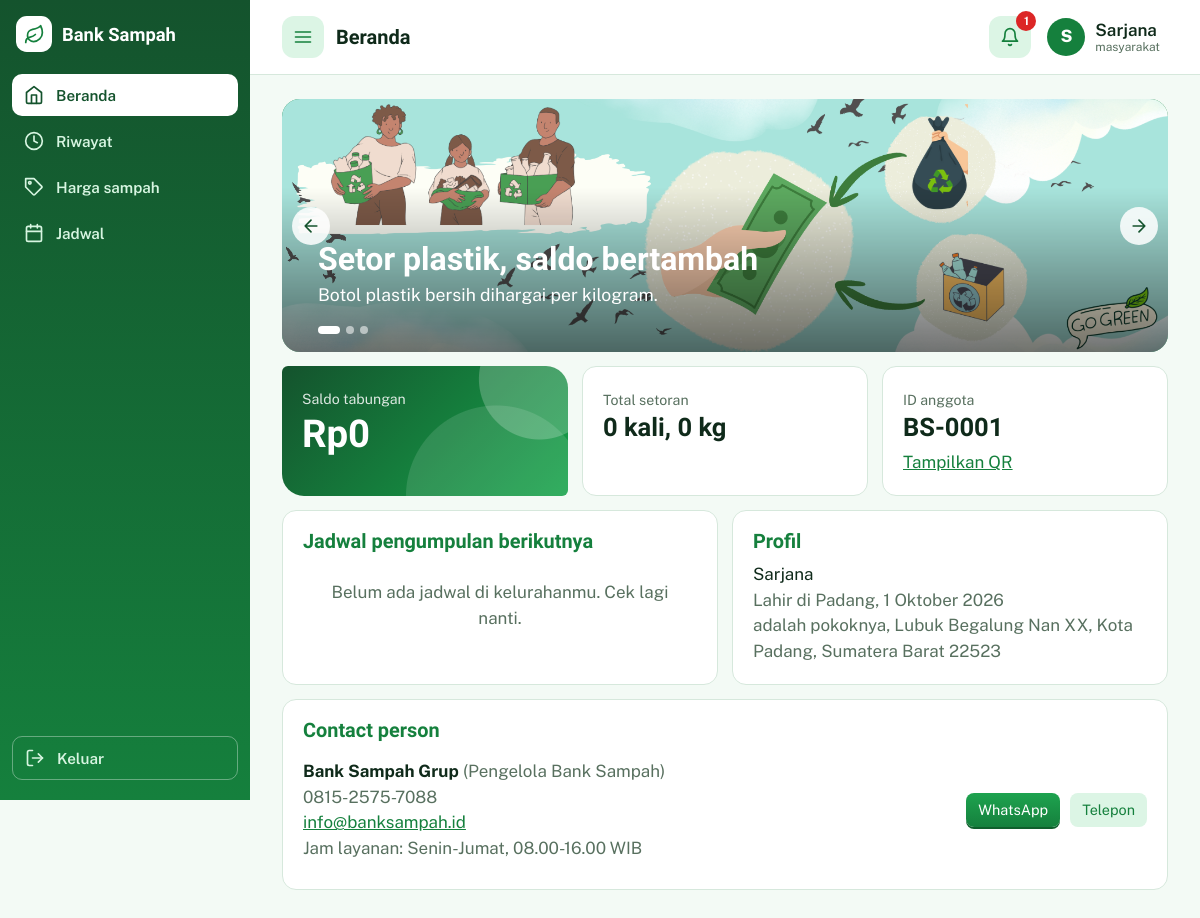
The page /beranda.php (signed in) on the database its author committed.
### tables this page shows
CREATE TABLE `users` (
  `id_user` int(11) NOT NULL,
  `username` varchar(50) NOT NULL,
  `password_hash` varchar(255) NOT NULL,
  `role` enum('masyarakat','petugas') NOT NULL DEFAULT 'masyarakat',
  `nama_lengkap` varchar(100) NOT NULL,
  `tempat_lahir` varchar(50) NOT NULL,
  `tanggal_lahir` date NOT NULL,
  `provinsi` varchar(50) NOT NULL,
  `kabupaten_kota` varchar(50) NOT NULL,
  `kecamatan` varchar(80) NOT NULL DEFAULT '',
  `kelurahan` varchar(50) NOT NULL,
  `detail_alamat` varchar(255) NOT NULL,
  `kode_pos` char(5) NOT NULL,
  `foto` varchar(255) DEFAULT NULL,
  `created_at` timestamp NOT NULL DEFAULT current_timestamp()
);

CREATE TABLE `iklan` (
  `id_iklan` int(11) NOT NULL,
  `judul` varchar(100) NOT NULL,
  `teks` varchar(255) DEFAULT NULL,
  `gambar` varchar(255) DEFAULT NULL,
  `urutan` int(11) NOT NULL DEFAULT 0,
  `aktif` tinyint(1) NOT NULL DEFAULT 1,
  `created_at` timestamp NOT NULL DEFAULT current_timestamp()
);

### beranda.php (the view)
<?php
require __DIR__ . '/inc/lib.php';
$u = need('masyarakat');
$id = (int)$u['id_user'];
$s = $pdo->prepare('SELECT COUNT(*) FROM setoran WHERE id_masyarakat=?');
$s->execute([$id]);
$jml = (int)$s->fetchColumn();
$s = $pdo->prepare('SELECT COALESCE(SUM(d.berat_kg),0) FROM detail_setoran d JOIN setoran s ON s.id_setoran=d.id_setoran WHERE s.id_masyarakat=?');
$s->execute([$id]);
$kg = (float)$s->fetchColumn();
$s = $pdo->prepare('SELECT * FROM jadwal_pengumpulan WHERE provinsi=? AND kabupaten_kota=? AND kelurahan=? AND tanggal>=CURDATE() ORDER BY tanggal, jam_mulai LIMIT 1');
$s->execute([$u['provinsi'], $u['kabupaten_kota'], $u['kelurahan']]);
$nj = $s->fetch();
$ads = $pdo->query('SELECT * FROM iklan WHERE aktif=1 ORDER BY urutan, id_iklan')->fetchAll();
$bg = ['linear-gradient(135deg,#14532d,#22c55e)', 'linear-gradient(135deg,#166534,#4ade80)', 'linear-gradient(135deg,#065f46,#10b981)'];
$kontak = [
    [
        'nama'  => 'Bank Sampah Grup',
        'peran' => 'Pengelola Bank Sampah',
        'telp'  => '0815-2575-7088',
        'email' => 'info@banksampah.id',
        'jam'   => 'Senin-Jumat, 08.00-16.00 WIB',
    ],
];
layout_top('Beranda', 'beranda', $u);
?>
<?php if ($ads): ?>
<div class="ads" id="ads" role="region" aria-roledescription="carousel" aria-label="Pengumuman">
  <div class="ads-t">
  <?php foreach ($ads as $i => $a):
      $img = $a['gambar'] ? "url('uploads/iklan/" . rawurlencode($a['gambar']) . "') center/cover" : $bg[$i % 3]; ?>
    <div class="ad" style="background:linear-gradient(0deg,rgba(0,0,0,.55),rgba(0,0,0,0) 65%),<?= e($img) ?>">
      <h3><?= e($a['judul']) ?></h3><p><?= e($a['teks']) ?></p>
    </div>
  <?php endforeach; ?>
  </div>
  <button class="ads-b p" data-d="-1" aria-label="Iklan sebelumnya"><?= ic('back') ?></button>
  <button class="ads-b n" data-d="1" aria-label="Iklan berikutnya"><?= ic('back') ?></button>
  <div class="dots"><?php foreach ($ads as $i => $a): ?><button class="dot<?= $i === 0 ? ' on' : '' ?>" aria-label="Iklan <?= $i + 1 ?>"></button><?php endforeach; ?></div>
</div>
<?php endif; ?>
<div class="grid">
  <div class="card saldo"><small>Saldo tabungan</small><h2><?= rp($u['saldo']) ?></h2></div>
  <div class="card"><small class="mut">Total setoran</small><h2><?= $jml ?> kali, <?= rtrim(rtrim(number_format($kg, 2, ',', '.'), '0'), ',') ?: '0' ?> kg</h2></div>
  <div class="card"><small class="mut">ID anggota</small><h2><?= kode($id) ?></h2><a class="link" href="profil.php">Tampilkan QR</a></div>
</div>
<div class="dash2">
  <div class="card"><h3>Jadwal pengumpulan berikutnya</h3>
    <?php if ($nj): ?>
      <b><?= e(tgl($nj['tanggal'])) ?></b>, <?= e(substr($nj['jam_mulai'], 0, 5)) ?> sampai <?= e(substr($nj['jam_selesai'], 0, 5)) ?><br><?= e($nj['lokasi']) ?>
      <?php if ($nj['keterangan']): ?><br><span class="mut"><?= e($nj['keterangan']) ?></span><?php endif; ?>
    <?php else: ?><div class="empty">Belum ada jadwal di kelurahanmu. Cek lagi nanti.</div><?php endif; ?>
  </div>
  <div class="card"><h3>Profil</h3>
    <?= e($u['nama_lengkap']) ?><br>
    <span class="mut">Lahir di <?= e($u['tempat_lahir']) ?>, <?= e(tgl($u['tanggal_lahir'])) ?><br>
    <?= e($u['detail_alamat']) ?>, <?= e($u['kelurahan']) ?>, <?= e($u['kabupaten_kota']) ?>, <?= e($u['provinsi']) ?> <?= e($u['kode_pos']) ?></span></div>
</div>
<?php if ($kontak): ?>
<div class="card" style="margin-top:14px"><h3>Contact person</h3>
  <?php foreach ($kontak as $k):
      $wa = preg_replace('/\D+/', '', (string)($k['telp'] ?? ''));
      if (str_starts_with($wa, '0')) $wa = '62' . substr($wa, 1);
      $pesan = rawurlencode('Halo, saya ' . $u['nama_lengkap'] . ' (' . kode($id) . '), ingin bertanya tentang Bank Sampah.'); ?>
  <div style="display:flex;gap:14px;flex-wrap:wrap;align-items:center;justify-content:space-between;padding:8px 0">
    <div>
      <b><?= e($k['nama'] ?? '') ?></b><?php if (!empty($k['peran'])): ?> <span class="mut">(<?= e($k['peran']) ?>)</span><?php endif; ?><br>
      <?php if ($wa !== ''): ?><span class="mut"><?= e($k['telp']) ?></span><br><?php endif; ?>
      <?php if (!empty($k['email'])): ?><a class="link" href="mailto:<?= e($k['email']) ?>"><?= e($k['email']) ?></a><br><?php endif; ?>
      <?php if (!empty($k['jam'])): ?><span class="mut">Jam layanan: <?= e($k['jam']) ?></span><?php endif; ?>
    </div>
    <?php if ($wa !== ''): ?>
    <div style="display:flex;gap:10px;flex-wrap:wrap">
      <a class="btn sm" style="text-decoration:none" href="https://wa.me/<?= $wa ?>?text=<?= $pesan ?>" target="_blank" rel="noopener">WhatsApp</a>
      <a class="btn alt sm" style="text-decoration:none" href="tel:+<?= $wa ?>">Telepon</a>
    </div>
    <?php endif; ?>
  </div>
  <?php endforeach; ?>
</div>
<?php endif; ?>
<?php layout_bottom();

### inc/lib.php (shortened to what this page needs)
<?php
$pdo = new PDO('mysql:host=' . DB_HOST . ';dbname=' . DB_NAME . ';charset=utf8mb4', DB_USER, DB_PASS, [
    PDO::ATTR_ERRMODE => PDO::ERRMODE_EXCEPTION,
    PDO::ATTR_DEFAULT_FETCH_MODE => PDO::FETCH_ASSOC,
    PDO::ATTR_EMULATE_PREPARES => false,
]);
function e($s): string { return htmlspecialchars((string)$s, ENT_QUOTES, 'UTF-8'); }
function rp($n): string { return 'Rp' . number_format((float)$n, 0, ',', '.'); }
function kode(int $id): string { return 'BS-' . str_pad((string)$id, 4, '0', STR_PAD_LEFT); }
function tgl(string $d): string {
    $b = ['', 'Januari', 'Februari', 'Maret', 'April', 'Mei', 'Juni', 'Juli', 'Agustus', 'September', 'Oktober', 'November', 'Desember'];
    $t = strtotime($d);
    return date('j', $t) . ' ' . $b[(int)date('n', $t)] . ' ' . date('Y', $t);
}
function me(): ?array {
    global $pdo;
    static $u = false;
    if ($u === false) {
        $u = null;
        if (!empty($_SESSION['uid'])) {
            $s = $pdo->prepare('SELECT u.*, COALESCE(t.saldo,0) AS saldo FROM users u LEFT JOIN tabungan t ON t.id_user=u.id_user WHERE u.id_user=?');
            $s->execute([$_SESSION['uid']]);
            $u = $s->fetch() ?: null;
        }
    }
    return $u;
}
function need(?string $role = null): array {
    $u = me();
    return $u;
}
function ic(string $n, int $s = 20): string {
    return '<svg width="' . $s . '" height="' . $s . '" viewBox="0 0 24 24" fill="none" stroke="currentColor" stroke-width="2" stroke-linecap="round" stroke-linejoin="round" aria-hidden="true">' . (ICONS[$n] ?? '') . '</svg>';
}
function logo(int $s): string {
    return '<span class="logo" style="width:' . $s . 'px;height:' . $s . 'px">' . ic('leaf', (int)round($s * .58)) . '</span>';
}
function avatar(array $u): string {
    return '<span class="av">' . e(mb_strtoupper(mb_substr($u['nama_lengkap'], 0, 1))) . '</span>';
}
function layout_top(string $title, string $tab, array $u): void {
    global $pdo;
    $tabs = $u['role'] === 'petugas'
        ? [['setor', 'setor.php', 'Catat setoran', 'plus'], ['anggota', 'anggota.php', 'Anggota', 'users'], ['harga', 'harga.php', 'Jenis dan harga', 'tag'], ['jadwal', 'jadwal.php', 'Jadwal', 'calendar'], ['riwayat', 'riwayat.php', 'Riwayat', 'history']]
        : [['beranda', 'beranda.php', 'Beranda', 'home'], ['riwayat', 'riwayat.php', 'Riwayat', 'history'], ['harga', 'harga.php', 'Harga sampah', 'tag'], ['jadwal', 'jadwal.php', 'Jadwal', 'calendar']];
    $notif = []; $unread = 0;
    if ($u['role'] === 'masyarakat') {
        $c = $pdo->prepare('SELECT COUNT(*) FROM notifikasi WHERE id_user=? AND dibaca=0');
        $c->execute([$u['id_user']]);
        $unread = (int)$c->fetchColumn();
    }
    ?><!DOCTYPE html>
<html lang="id">
<head>
<link rel="stylesheet" href="assets/style.css">
</head>
<body>
<div class="shell" id="shell">
<aside class="side" aria-label="Menu utama">
  <div class="sb-top"><?= logo(36) ?><span>Bank Sampah</span></div>
  <nav class="sn">
  <?php foreach ($tabs as [$k, $href, $lb, $icon]): ?>
    <a class="snl<?= $tab === $k ? ' on' : '' ?>" href="<?= $href ?>"><?= ic($icon) ?><span><?= $lb ?></span></a>
  <?php endforeach; ?>
  </nav>
  <a class="sn-out snl" href="logout.php"><?= ic('logout') ?><span>Keluar</span></a>
</aside>
<div class="main">
  <div class="top">
    <button class="burger" id="burger" aria-label="Buka atau tutup menu"><?= ic('menu') ?></button>
    <h1><?= e($title) ?></h1>
    <?php if ($u['role'] === 'masyarakat'): ?>
    <div class="bw">
      <button class="bell" id="bell" aria-label="Notifikasi" aria-expanded="false"><?= ic('bell') ?><?php if ($unread): ?><span class="nb" id="nb"><?= $unread ?></span><?php endif; ?></button>
    </div>
    <?php endif; ?>
    <a class="who" href="profil.php" aria-label="Buka profil" style="text-decoration:none"><?= avatar($u) ?><span class="wn"><?= e($u['nama_lengkap']) ?><small><?= e($u['role']) ?></small></span></a>
  </div>
  <div class="content">
<?php
}
function layout_bottom(array $scripts = []): void { ?>
  </div>
</div>
</div>
</body>
</html>
<?php
}

### rows shown on the page
users: nama_lengkap "S", nama_lengkap "Sarjana", role "masyarakat", id_user "BS-0001", tempat_lahir "Padang", tanggal_lahir "1 Oktober 2026", detail_alamat "adalah pokoknya", kelurahan "Lubuk Begalung Nan XX", kabupaten_kota "Kota Padang", provinsi "Sumatera Barat", kode_pos "22523"
iklan: gambar (picture), judul "Setor plastik, saldo bertambah", teks "Botol plastik bersih dihargai per kilogram."

### other values the page prints
$lb "Beranda"
$lb "Riwayat"
$lb "Harga sampah"
$lb "Jadwal"
$title "Beranda"
$unread "1"
rp($u['saldo']) "Rp0"
$jml "0"
rtrim(rtrim(number_format($kg, 2, ',', '.'), '0'), ',') ?: '0' "0"
$k['nama'] "Bank Sampah Grup"
$k['peran'] "Pengelola Bank Sampah"
$k['telp'] "0815-2575-7088"
$k['email'] "info@banksampah.id"
$k['jam'] "Senin-Jumat, 08.00-16.00 WIB"
